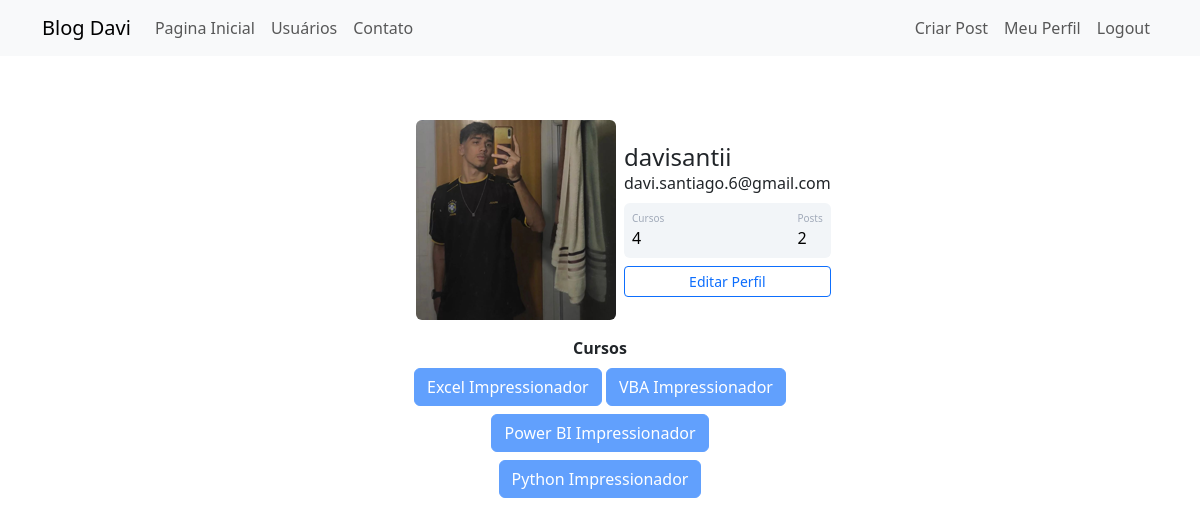
The page /perfil (signed in) on the database its author committed.
### blogdavi/models.py (models this page shows)
class Usuario(database.Model, UserMixin):
    id = database.Column(database.Integer, primary_key=True)
    username = database.Column(database.String, unique=True, nullable=False)
    email = database.Column(database.String, unique=True, nullable=False)
    senha = database.Column(database.String, nullable=False)
    foto_perfil = database.Column(database.String, default='default.jpg')
    posts = database.relationship('Post', backref="autor", lazy=True) #backref = nome da coluna na outra classe
    cursos = database.Column(database.String, nullable=False, default='Não Informado')
    def contar_posts(self):
        return len(self.posts)

### blogdavi/routes.py (the view)
@app.route('/perfil')
@login_required
def perfil():
    foto_perfil = url_for('static', filename=f'fotos_perfil/{current_user.foto_perfil}')
    return render_template('perfil.html', foto_perfil= foto_perfil)

### blogdavi/models.py (called while the page is built)
@login_manager.user_loader
def load_usuario(id_usuario):
    return Usuario.query.get(int(id_usuario))

### blogdavi/templates/perfil.html (shortened to what this page needs)
{% extends 'base.html' %}
{% block body %}
<div class="container mt-5 d-flex justify-content-center">
    <div class="card p-3">
        <div class="d-flex align-items-center">
            <div class="image">
                <img src="{{ foto_perfil }}" class="rounded me-2" width="200" >
            </div>
            <div class="ml-3 w-100">
                <h4 class="mb-0 mt-0">{{ current_user.username }}</h4>
                <span>{{ current_user.email }}</span>
                <div class="p-2 mt-2 bg-primary d-flex justify-content-between rounded text-white stats">
                    <div class="d-flex flex-column">
                        <span class="articles">Cursos</span>
                        {% if 'Não Informado' in current_user.cursos %}
                            <span class="number1">0</span>
                        {% else %}
                            <span class="number1">{{ current_user.cursos.count(';') + 1 }}</span>
                        {% endif %}
                    </div>
                    <div class="d-flex flex-column">
                        <span class="followers">Posts</span>
                        <span class="number2">{{ current_user.contar_posts() }}</span>
                    </div>
                </div>
                {% block botao %}
                <div class="button mt-2 d-flex flex-row align-items-center w-100">
                    <a class="w-100" href="{{ url_for('editar') }}">
                        <button class="btn btn-sm btn-outline-primary w-100">Editar Perfil</button>
                    </a>
                </div>
                {% endblock %}
            </div>
        </div>
    </div>
</div>
<div class="row justify-content-center">
    <div class="col col-4" style="text-align: center">
        <strong>Cursos</strong><br>
            {% for curso in current_user.cursos.split(';') %}
                <button type="button" class="btn btn-primary mt-2" disabled>{{ curso }}</button>
            {% endfor %}
    </div>
</div>
{% endblock %}

### blogdavi/static/main.css (style rules this page uses)
.card { width: 400px; border: none; border-radius: 10px; background-color: #fff; }
.stats { background: #f2f5f8 !important; color: #000 !important; }
.articles { font-size:10px; color: #a1aab9; }
.number1 { font-weight:500; }
.followers { font-size:10px; color: #a1aab9; }
.number2 { font-weight:500; }

### rows shown on the page
Usuario: username "davisantii", email "davi.santiago.6@gmail.com", cursos "4"

### other values the page prints
{{ current_user.contar_posts() }} "2"
{{ curso }} "Excel Impressionador" "VBA Impressionador" "Power BI Impressionador" "Python Impressionador"
